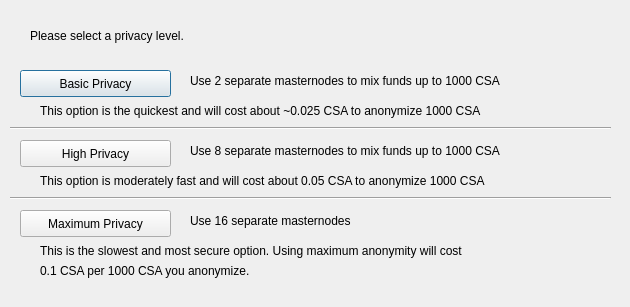
<?xml version="1.0" encoding="UTF-8"?>
<ui version="4.0">
 <class>DarksendConfig</class>
 <widget class="QDialog" name="DarksendConfig">
  <property name="geometry">
   <rect>
    <x>0</x>
    <y>0</y>
    <width>630</width>
    <height>307</height>
   </rect>
  </property>
  <property name="windowTitle">
   <string>Configure Darksend</string>
  </property>
  <widget class="QPushButton" name="buttonBasic">
   <property name="geometry">
    <rect>
     <x>20</x>
     <y>70</y>
     <width>151</width>
     <height>27</height>
    </rect>
   </property>
   <property name="text">
    <string>Basic Privacy</string>
   </property>
  </widget>
  <widget class="QPushButton" name="buttonHigh">
   <property name="geometry">
    <rect>
     <x>20</x>
     <y>140</y>
     <width>151</width>
     <height>27</height>
    </rect>
   </property>
   <property name="text">
    <string>High Privacy</string>
   </property>
  </widget>
  <widget class="QPushButton" name="buttonMax">
   <property name="geometry">
    <rect>
     <x>20</x>
     <y>210</y>
     <width>151</width>
     <height>27</height>
    </rect>
   </property>
   <property name="text">
    <string>Maximum Privacy</string>
   </property>
  </widget>
  <widget class="QLabel" name="label">
   <property name="geometry">
    <rect>
     <x>30</x>
     <y>20</y>
     <width>571</width>
     <height>31</height>
    </rect>
   </property>
   <property name="text">
    <string>Please select a privacy level.</string>
   </property>
  </widget>
  <widget class="QLabel" name="label_2">
   <property name="geometry">
    <rect>
     <x>190</x>
     <y>70</y>
     <width>421</width>
     <height>21</height>
    </rect>
   </property>
   <property name="text">
    <string>Use 2 separate masternodes to mix funds up to 1000 CSA</string>
   </property>
  </widget>
  <widget class="QLabel" name="label_3">
   <property name="geometry">
    <rect>
     <x>190</x>
     <y>140</y>
     <width>411</width>
     <height>21</height>
    </rect>
   </property>
   <property name="text">
    <string>Use 8 separate masternodes to mix funds up to 1000 CSA</string>
   </property>
  </widget>
  <widget class="QLabel" name="label_4">
   <property name="geometry">
    <rect>
     <x>190</x>
     <y>210</y>
     <width>421</width>
     <height>21</height>
    </rect>
   </property>
   <property name="text">
    <string>Use 16 separate masternodes</string>
   </property>
  </widget>
  <widget class="QLabel" name="label_6">
   <property name="geometry">
    <rect>
     <x>40</x>
     <y>100</y>
     <width>561</width>
     <height>21</height>
    </rect>
   </property>
   <property name="text">
    <string>This option is the quickest and will cost about ~0.025 CSA to anonymize 1000 CSA</string>
   </property>
  </widget>
  <widget class="QLabel" name="label_7">
   <property name="geometry">
    <rect>
     <x>40</x>
     <y>170</y>
     <width>561</width>
     <height>21</height>
    </rect>
   </property>
   <property name="text">
    <string>This option is moderately fast and will cost about 0.05 CSA to anonymize 1000 CSA</string>
   </property>
  </widget>
  <widget class="QLabel" name="label_8">
   <property name="geometry">
    <rect>
     <x>40</x>
     <y>240</y>
     <width>561</width>
     <height>21</height>
    </rect>
   </property>
   <property name="text">
    <string>This is the slowest and most secure option. Using maximum anonymity will cost</string>
   </property>
  </widget>
  <widget class="QLabel" name="label_9">
   <property name="geometry">
    <rect>
     <x>40</x>
     <y>260</y>
     <width>561</width>
     <height>21</height>
    </rect>
   </property>
   <property name="text">
    <string>0.1 CSA per 1000 CSA you anonymize.</string>
   </property>
  </widget>
  <widget class="Line" name="line">
   <property name="geometry">
    <rect>
     <x>10</x>
     <y>120</y>
     <width>601</width>
     <height>16</height>
    </rect>
   </property>
   <property name="orientation">
    <enum>Qt::Horizontal</enum>
   </property>
  </widget>
  <widget class="Line" name="line_2">
   <property name="geometry">
    <rect>
     <x>10</x>
     <y>190</y>
     <width>601</width>
     <height>16</height>
    </rect>
   </property>
   <property name="orientation">
    <enum>Qt::Horizontal</enum>
   </property>
  </widget>
 </widget>
 <resources/>
 <connections/>
</ui>
